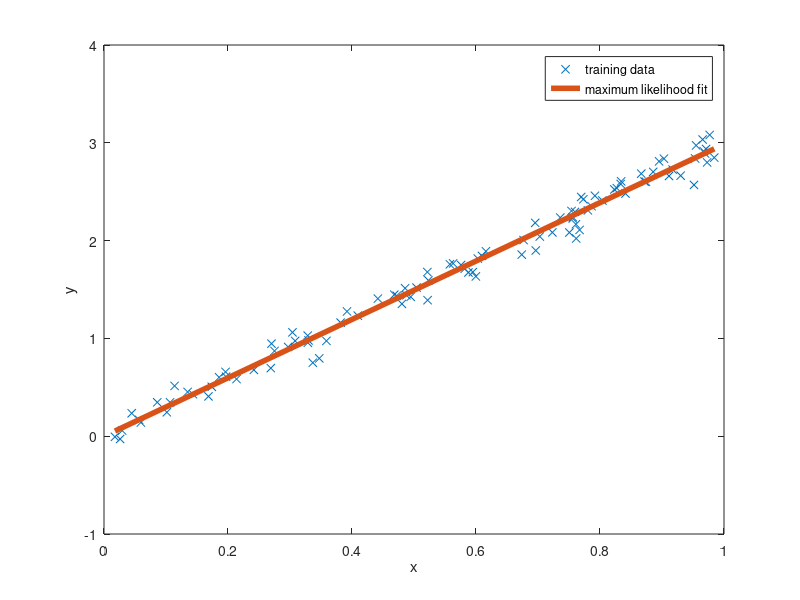

Source code (MATLAB):
% CSI 5325 -- Machine Learning
% Assignment 1
% Prof. Greg Hamerly, Baylor University
%
% Implement maximum likelihood regression for a simple linear model without an
% intercept. Read the code below and make changes to estimate ml_theta,
% according to the maximum likelihood solution you derived by hand.
function hwk_mllr()
    m = 100;                      % the number of examples
    x = rand(m, 1);               % create some random input points
    y = x * 3;                    % the true theta is 3
    epsilon = randn(m, 1) * 0.1;  % create random Gaussian noise with sigma = 0.1
    y = y + epsilon;              % corrupt the outputs

    ml_theta = 0; % YOUR CODE HERE -- ESTIMATE THETA USING MAXIMUM LIKELIHOOD
    ml_theta = y'*x*inv(x'*x)
    
    % plot the data (scatterplot) and the regression line
    xplot = [min(x), max(x)]; % create two endpoints to plot the line
    plot(x, y, 'x', xplot, xplot * ml_theta, '-', 'linewidth', 4);
    legend('training data', 'maximum likelihood fit');
    xlabel('x');
    ylabel('y');
    return;
